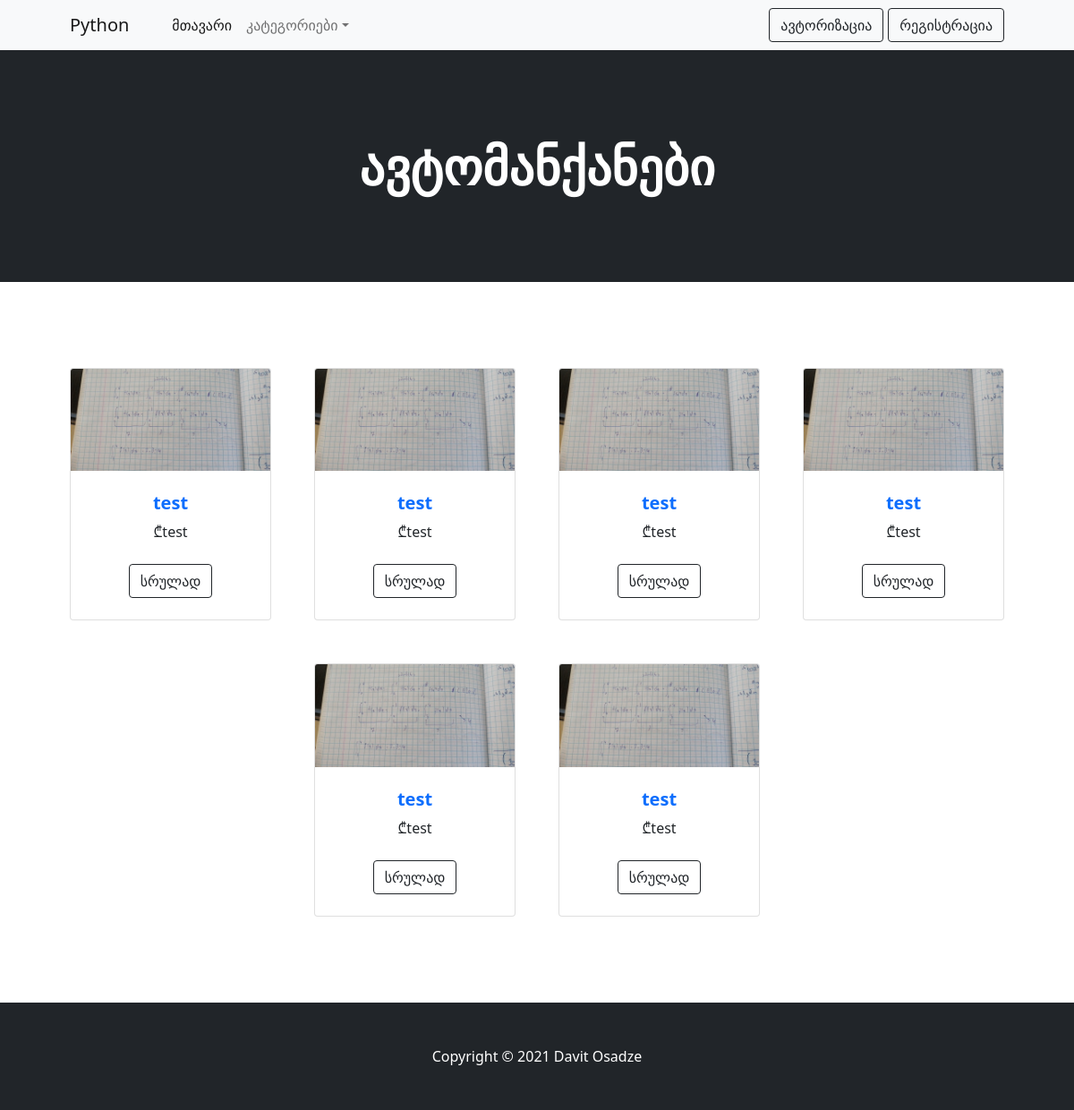
Page /category/1 on the committed database.
### run.py (models this page shows)
class Categories(db.Model):
    id = db.Column("id", db.Integer, primary_key=True)
    category_name = db.Column("category_name", db.String(255))

class Products(db.Model):
    id = db.Column("id", db.Integer, primary_key=True)
    user_id = db.Column("user_id", db.Integer)
    category_id = db.Column("category_id", db.Integer)
    title = db.Column("title", db.String(255))
    location = db.Column("location", db.String(255))
    image_link = db.Column("image_link", db.String(255))
    description = db.Column("description", db.Text)
    price = db.Column("price", db.String(255))
    mobile = db.Column("mobile", db.String(255))

### run.py (the view)
@app.route("/category/<id>")
def category(id):
    products = Products.query.filter_by(category_id=id).all()
    category = Categories.query.filter_by(id=id).first()
    return render_template("category.html", products=products, category=category)

### run.py (called while the page is built)
@app.context_processor
def inject_menu():
    categories=Categories.query.all()
    return dict(categories=categories)

### templates/category.html (shortened to what this page needs)
{% extends "base.html" %}
{% block banner_title %} {{category.category_name}} {%endblock%}
{% block content %}
<div class="row gx-4 gx-lg-5 row-cols-2 row-cols-md-3 row-cols-xl-4 justify-content-center">
    {% for product in products %}
                    <div class="col mb-5">
                        <div class="card h-100">
                            <img class="card-img-top" src="/static/product_images/{{product.image_link}}" alt="..." />
                            <div class="card-body p-4">
                                <div class="text-center">
                                    <a style="text-decoration:none" href="/product/{{product.id}}"><h5 class="fw-bolder">{{product.title}}</h5></a>
                                    ₾{{product.price}}
                                </div>
                            </div>
                            <div class="card-footer p-4 pt-0 border-top-0 bg-transparent">
                                <div class="text-center"><a class="btn btn-outline-dark mt-auto" href="/product/{{product.id}}">სრულად</a></div>
                            </div>
                        </div>
                    </div>
                    {% endfor %}
                    </div>
{%endblock%}

### rows in the picture
Categories: category_name "ავტომანქანები"
Products: image_link (picture), title "test", price "test"
Products: image_link (picture), title "test", price "test"
Products: image_link (picture), title "test", price "test"
Products: image_link (picture), title "test", price "test"
Products: image_link (picture), title "test", price "test"
Products: image_link (picture), title "test", price "test"
